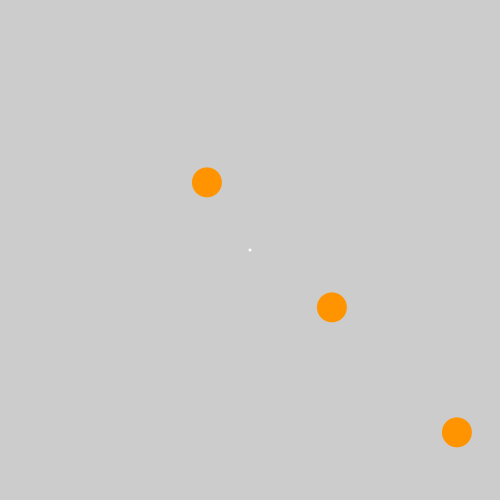
Frame 1 (no input)
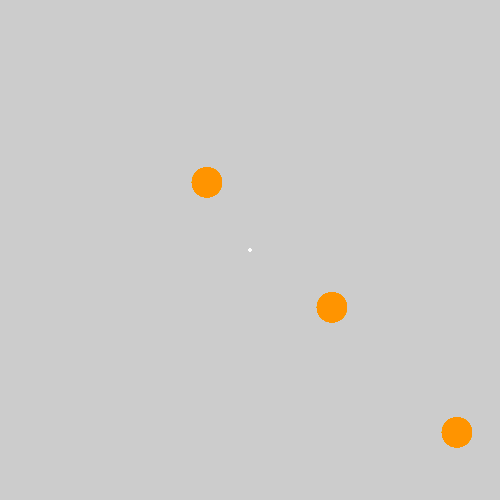
Frame 60 (the mouse pressed at the canvas centre just before this capture)
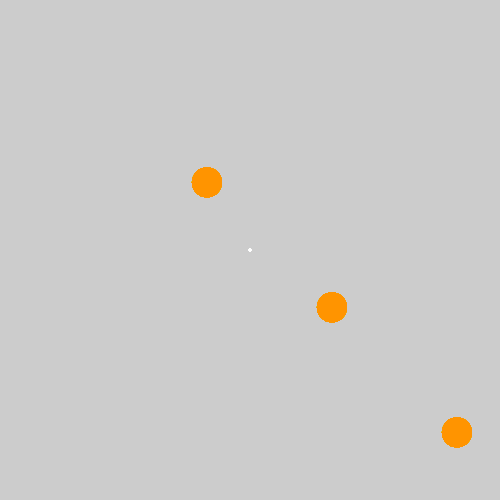
Frame 120 (the mouse held since frame 60 and released just before this capture)

The Processing sketch that drew these frames (run headless with seeded random() and noise(); from frame 60 on, the mouse is pressed at the canvas centre):

// Processing sketch: wk14_hsb_angle
// ── wk14_hsb_angle.pde
float angle = 35;
float dist = 100;

void setup() {
  size(500, 500);
  noStroke();
}

void draw() {
  colorMode(RGB);
  //background(0, 25, 51);
  colorMode(HSB, 360, 100, 100);
  
  float x = cos( radians(angle)) * dist;
  float y = sin( radians(angle)) * dist;
  
  fill(0, 0, 100);
  ellipse(250, 250, 3, 3);
  fill(angle, 100, 100);
  ellipse(x + 250, y + 250, 30, 30);
  ellipse(x + 125, y + 125, 30, 30);
  ellipse(x + 375, y + 375, 30, 30);
    if (keyPressed){
    if (key == 'n' || key == 'N') {
      angle += 1;
      angle %= 360;
    }
    if (key == 'm' || key == 'M') {
      angle -= 1;
      angle %= 360;
    }
    
  }
   
   
}
